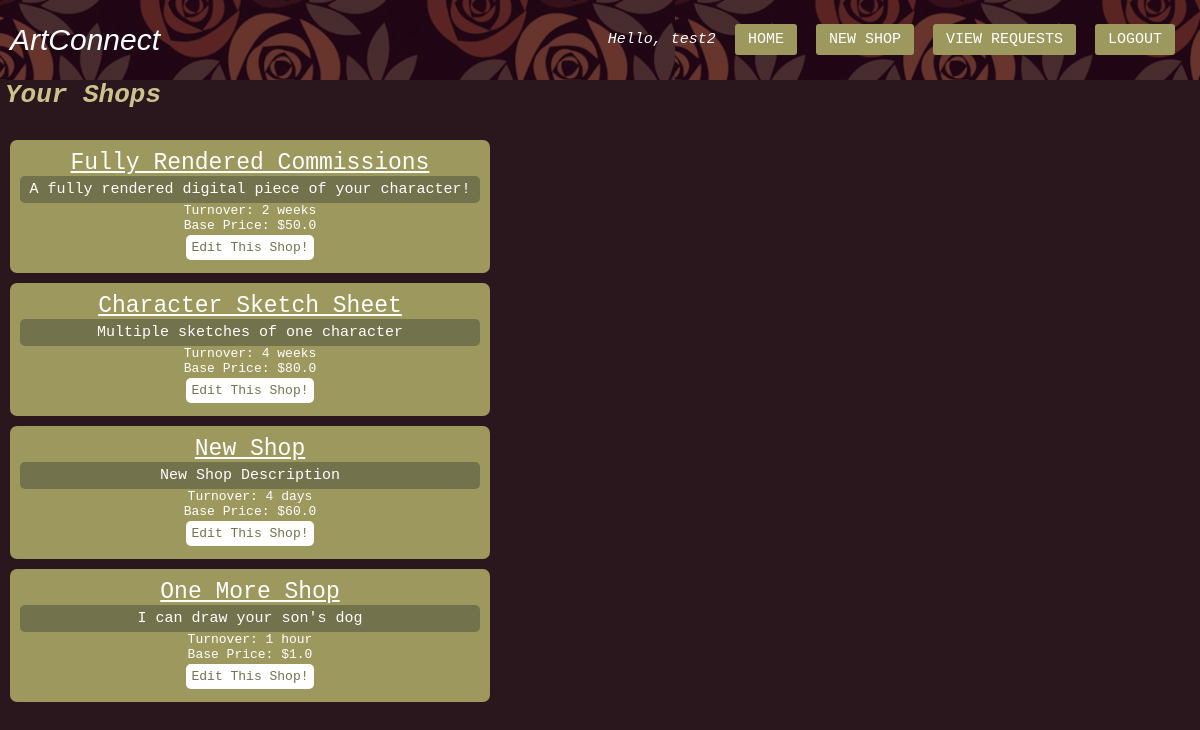
Page /artist/view-shops/ (signed in) on the committed database.
### app/models.py (models this page shows, shortened)
class Shop(models.Model):
    artist = models.ForeignKey("Artist", on_delete=models.CASCADE)
    title = models.CharField(max_length=50)
    description = models.CharField(max_length=200)
    turnover = models.CharField(max_length=50)
    base_price = models.FloatField()

### app/decorators.py (the view)
        def wrapper_func(request, *args, **kwargs):
            group = "admin"
            if request.user.groups.exists():
                group = request.user.groups.all()[0].name
            if group in allowed_roles:
                return view_func(request, *args, **kwargs)
            else:
                return redirect("logout")

### app/models.py (called while the page is built)
def find_artist_by_user(user):
    try:
        return Artist.objects.get(user=user)
    except:
        return None

def find_shops_by_artist(artist):
    return list(artist.shop_set.all())

### app/templatetags/auth_extras.py (called while the page is built)
@register.filter(name='has_group')
def has_group(user, group_name):
    group = Group.objects.get(name=group_name)
    return True if group in user.groups.all() else False

### app/views.py (called while the page is built)
@login_required(login_url="login")
@allowed_users(allowed_roles="artist")
def viewShopsArtistView(request):
    artist = find_artist_by_user(request.user)
    shops = find_shops_by_artist(artist)
    context = {"shops": shops}
    return render(request, "artist/view-shops.html", context)

### app/templates/artist/view-shops.html (shortened to what this page needs)
{% extends 'navbar.html' %}
{% block content %}
<h1 class="nav-txt">Your Shops</h1>
{% for shop in shops %}
<div class="shop-card">
    <p class="shop-name">{{shop.title}}</p>
    <p class="shop-desc">{{shop.description}}</p>
    <p>Turnover: {{shop.turnover}}</p>
    <p>Base Price: ${{shop.base_price}}</p>
    <a class="card-btm" href="{%url 'artist-edit-shop' shop.id %}"> Edit This Shop!</a>
</div>
{% endfor %}
{% endblock content %}

### app/templates/navbar.html (shortened to what this page needs)
{% load static %}
{% load auth_extras %}
<!DOCTYPE html>
<html lang="en">
<head>
    <link rel="stylesheet" href=" {% static 'styles.css' %} ">
</head>
<body>
    <nav>
    <label>ArtConnect</label>
    <ul>
        {% if user.is_authenticated %}
        <li id="hello-msg">Hello, {{request.user}}</li>
        {% if request.user|has_group:"artist" %}
        {% if request.path != "/artist/home/" %}
        <li class="nav-btn"><a href="  {% url 'artist-home' %}">Home</a></li>
        {% endif %}
        {% if request.path != "/artist/add-shop/" %}
         <li class="nav-btn"><a href=" {% url 'artist-add-shop' %}">New Shop</a></li>
        {% endif %}
        {% if request.path != "/artist/view-requests/" %}
        <li class="nav-btn"><a href="{% url 'artist-view-requests' %}">View Requests</a></li>
        {% endif %}
        {% endif %}
        <li class="nav-btn"><a href="{%url 'logout'%}">Logout</a></li>
        {% endif %}
    </ul>
</nav>
{% block content %}{% endblock content %}
</body>
</html>

### app/static/styles.css (style rules this page uses)
* { padding: 0; margin: 0; list-style: none; box-sizing: border-box; text-decoration: none; }
body { font-family: monospace; background-color: rgb(42, 22, 29); }
nav { background-image:url("images/flower-pattern.png"); background-color: rgb(109, 65, 80); background-blend-mode: multiply; color: white; height: 80px; width: 100%; font-size: 15px; font-weight: lighter; }
nav label { font-size: 30px; font-family:'Trebuchet MS', 'Lucida Sans Unicode', 'Lucida Grande', 'Lucida Sans', Arial, sans-serif; line-height: 80px; margin-left: 10px; font-style:italic; }
nav ul { float: right; margin-right: 20px; }
nav ul li { display: inline-block; line-height: 80px; margin: 0 5px; font-weight: lighter; }
nav ul li a { background-color: rgb(157, 152, 93); color: white; padding: 7px 13px; border-radius: 3px; text-transform: uppercase; }
#hello-msg { font-size: 15px; font-style: italic; }
.nav-txt { color:rgb(201, 196, 139); margin-left: 5px; font-style: italic; margin-bottom: 30px; display: block; }
.shop-card { width: 40%; background-color: rgb(157, 152, 93); color: white; padding: 10px; margin: 10px; border-radius: 7px; text-align: center; }
.shop-name { text-align: center; font-size: 23px; font-family:'Courier New', Courier, monospace; text-decoration: underline; }
.shop-desc { background-color: rgb(114, 115, 77); font-size: 15px; padding: 5px; border-radius: 5px; }
.card-btm { line-height: 30px; padding: 5px; border-radius: 5px; background-color: white; color:rgb(114, 115, 77); }

### rows in the picture
Shop: title "Fully Rendered Commissions", description "A fully rendered digital piece of your character!", turnover "2 weeks", base_price "50.0"
Shop: title "Character Sketch Sheet", description "Multiple sketches of one character", turnover "4 weeks", base_price "80.0"
Shop: title "New Shop", description "New Shop Description", turnover "4 days", base_price "60.0"
Shop: title "One More Shop", description "I can draw your son's dog", turnover "1 hour", base_price "1.0"

### other values in the picture
{{ request.user }} "test2"
